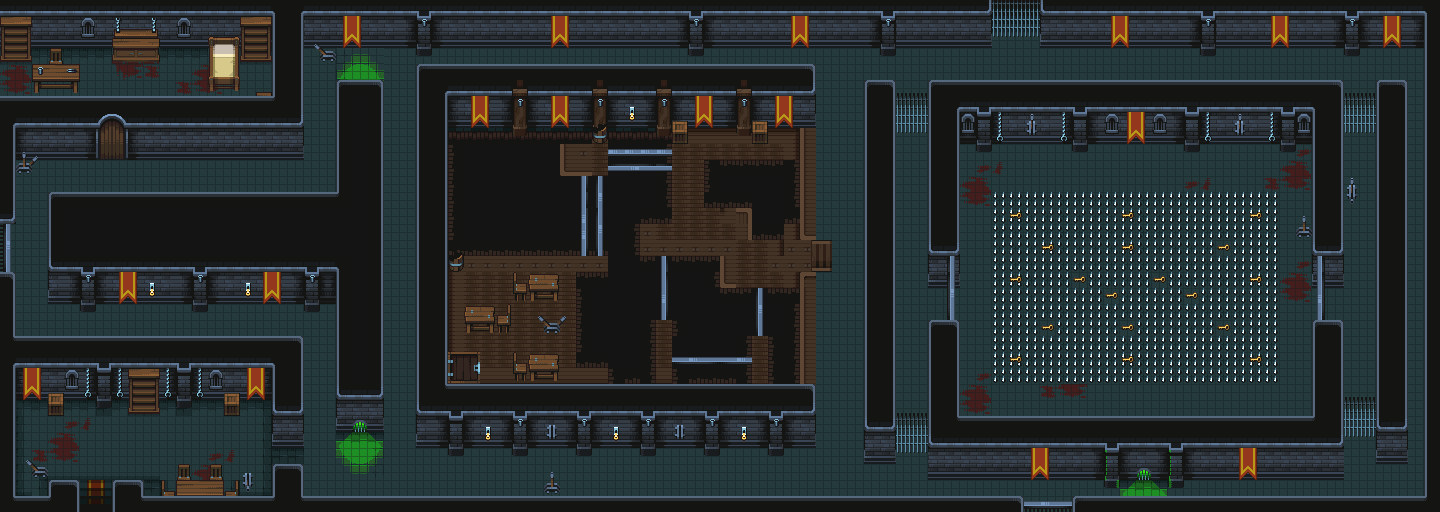

This game map was drawn from its Tiled (.tmx) file and the tilesets committed beside it. A one-line description and the trimmed map source follow:
An orthogonal 90x32 tile map with 16x16 px tiles, 19 tile layers (black, BrokenWoodenFloor, ground, collision, ...).

<map version="1.10" tiledversion="1.10.2" orientation="orthogonal" renderorder="right-down" width="90" height="32" tilewidth="16" tileheight="16" infinite="0" nextlayerid="23" nextobjectid="1">
 <editorsettings>
  <export target="Level1Map.json" format="json" />
 </editorsettings>
 <tileset firstgid="1" name="Tileset2" tilewidth="16" tileheight="16" tilecount="1024" columns="32">
  <image source="Tileset2.png" width="512" height="512" />
 </tileset>
 <layer id="17" name="black" width="90" height="32">
  <data>[2880 cells, 381 non-empty, 5 distinct tile ids]</data>
 </layer>
 <layer id="7" name="BrokenWoodenFloor" width="90" height="32">
  <data>[2880 cells, 161 non-empty, 5 distinct tile ids]</data>
 </layer>
 <layer id="1" name="ground" width="90" height="32">
  <data>[2880 cells, 2609 non-empty, 51 distinct tile ids]</data>
 </layer>
 <layer id="2" name="collision" width="90" height="32">
  <data>[2880 cells, 1373 non-empty, 73 distinct tile ids]</data>
 </layer>
 <layer id="10" name="Fence-Closed" width="90" height="32">
  <data>[2880 cells, 40 non-empty, 7 distinct tile ids]</data>
 </layer>
 <layer id="16" name="StairsToNextLevel" width="90" height="32">
  <data>[2880 cells, 6 non-empty, 4 distinct tile ids]</data>
 </layer>
 <layer id="9" name="lever-Pulled" width="90" height="32">
  <data>[2880 cells, 4 non-empty, 4 distinct tile ids]</data>
 </layer>
 <layer id="8" name="lever-Unpulled" width="90" height="32">
  <data>[2880 cells, 4 non-empty, 4 distinct tile ids]</data>
 </layer>
 <layer id="22" name="leverPulledInnerSpike" width="90" height="32">
  <data>[2880 cells, 2 non-empty, 2 distinct tile ids]</data>
 </layer>
 <layer id="20" name="leverPulledOuterSpike" width="90" height="32">
  <data>[2880 cells, 4 non-empty, 4 distinct tile ids]</data>
 </layer>
 <layer id="19" name="leverUnpulledOuterSpike" width="90" height="32">
  <data>[2880 cells, 2 non-empty, 2 distinct tile ids]</data>
 </layer>
 <layer id="21" name="leverUnpulledInnerSpike" width="90" height="32">
  <data>[2880 cells, 2 non-empty, 2 distinct tile ids]</data>
 </layer>
 <layer id="14" name="Trap-Off" width="90" height="32">
  <data>[2880 cells, 198 non-empty, 1 distinct tile ids]</data>
 </layer>
 <layer id="13" name="Trap-On-Outer" width="90" height="32">
  <data>[2880 cells, 104 non-empty, 1 distinct tile ids]</data>
 </layer>
 <layer id="18" name="Trap-On-Inner" width="90" height="32">
  <data>[2880 cells, 104 non-empty, 1 distinct tile ids]</data>
 </layer>
 <layer id="15" name="Closed" width="90" height="32">
  <data>[2880 cells, 9 non-empty, 3 distinct tile ids]</data>
 </layer>
 <layer id="11" name="Key" width="90" height="32">
  <data>[2880 cells, 1 non-empty, 1 distinct tile ids]</data>
 </layer>
 <layer id="12" name="Fake-Key" width="90" height="32">
  <data>[2880 cells, 17 non-empty, 1 distinct tile ids]</data>
 </layer>
 <layer id="4" name="background" width="90" height="32">
  <data>[2880 cells, 287 non-empty, 91 distinct tile ids]</data>
 </layer>
</map>
